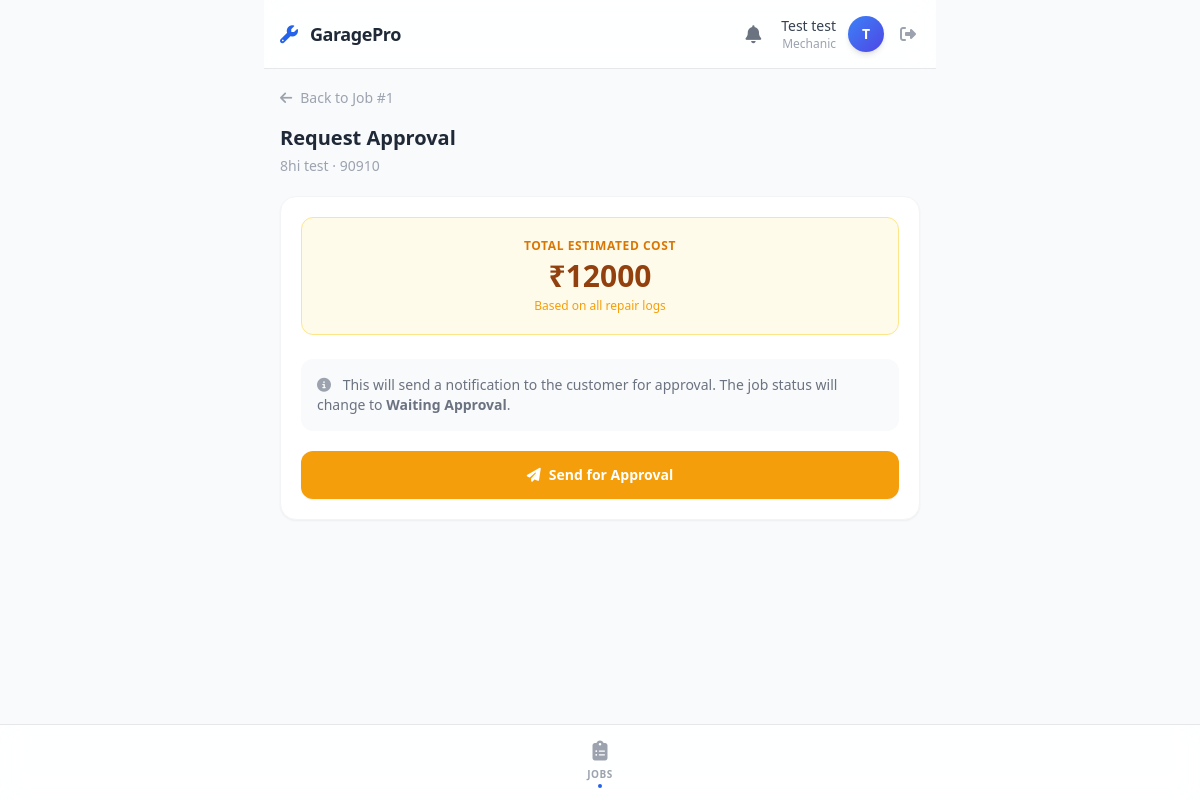
Screenshot of /mechanic/jobs/1/approval/ (signed in) with the database file from the repository.
### accounts/models.py (models this page shows, shortened)
class User(AbstractUser, TimeStampedModel):
    ROLE_CHOICES = [
        ('ADMIN', 'Admin'),
        ('MANAGER', 'Manager'),
        ('MECHANIC', 'Mechanic'),
        ('CUSTOMER', 'Customer'),
    ]
    role = models.CharField(max_length=20, choices=ROLE_CHOICES)
    phone = models.CharField(max_length=20, blank=True)

### jobs/models.py (models this page shows, shortened)
class ServiceJob(TimeStampedModel, SoftDeleteModel):
    STATUS_CHOICES = [
        ('RECEIVED', 'Received'),
        ('DIAGNOSING', 'Diagnosing'),
        ('WAITING_APPROVAL', 'Waiting Approval'),
        ('IN_PROGRESS', 'In Progress'),
        ('COMPLETED', 'Completed'),
        ('DELIVERED', 'Delivered'),
        ('CANCELLED', 'Cancelled'),
    ]
    vehicle = models.ForeignKey('customers.Vehicle', on_delete=models.CASCADE, related_name="jobs")
    assigned_mechanic = models.ForeignKey(
        settings.AUTH_USER_MODEL,
        on_delete=models.SET_NULL,
        null=True,
        limit_choices_to={'role': 'MECHANIC'}
    )
    status = models.CharField(max_length=30, choices=STATUS_CHOICES, default='RECEIVED')
    problem_description = models.TextField()
    estimated_completion = models.DateTimeField(null=True, blank=True)
    priority = models.IntegerField(default=1)
    completed_at = models.DateTimeField(null=True, blank=True)
    delivered_at = models.DateTimeField(null=True, blank=True)
    VALID_TRANSITIONS = {
        'RECEIVED': ['DIAGNOSING', 'CANCELLED'],
    'DIAGNOSING': ['WAITING_APPROVAL', 'CANCELLED'],
    'WAITING_APPROVAL': ['IN_PROGRESS', 'CANCELLED'],
    'IN_PROGRESS': ['COMPLETED', 'CANCELLED', 'WAITING_APPROVAL'],
    'COMPLETED': ['DELIVERED'],
    'DELIVERED': [],
    'CANCELLED': [],
}

### customers/models.py (models this page shows, shortened)
class Vehicle(TimeStampedModel, SoftDeleteModel):
    customer = models.ForeignKey(Customer, on_delete=models.CASCADE, related_name="vehicles")
    registration_number = models.CharField(max_length=50, unique=True, db_index=True)
    make = models.CharField(max_length=100)
    model = models.CharField(max_length=100)
    year = models.IntegerField()
    vin = models.CharField(max_length=100, blank=True)

### jobs/views.py (the view, shortened to what this page needs)
# urls.py: path('mechanic/jobs/<int:pk>/approval/', job_views.mechanic_request_approval, name='mechanic_request_approval'),
@mechanic_required
def mechanic_request_approval(request, pk):
    job = get_object_or_404(ServiceJob, pk=pk, assigned_mechanic=request.user)
    unapproved_repairs = job.repairs.filter(is_approved=False)
    if not unapproved_repairs.exists():
         messages.info(request, "All repairs are already approved.")
         return redirect('mechanic_job_detail', pk=pk)
    total_cost = sum(r.estimated_cost for r in unapproved_repairs)
    return render(request, 'mechanic/request_approval.html', {'job': job, 'total_cost': total_cost})

### notifications/context_processors.py (called while the page is built)
def user_notifications(request):
    if request.user.is_authenticated:
        unread_count = request.user.notifications.filter(is_read=False).count()
        latest_notifications = request.user.notifications.all()[:5]
        return {
            'unread_notifications_count': unread_count,
            'latest_notifications': latest_notifications
        }
    return {}

### templates/mechanic/request_approval.html (shortened to what this page needs)
{% extends 'base_app.html' %}
{% block nav_jobs %}bnav-active{% endblock %}
{% block content %}
<a href="{% url 'mechanic_job_detail' job.pk %}"
    class="inline-flex items-center text-sm text-gray-400 hover:text-blue-600 mb-4 transition">
    <i class="fas fa-arrow-left mr-2"></i>Back to Job #{{ job.id }}
</a>
<div class="mb-5">
    <h1 class="text-xl font-bold text-gray-800">Request Approval</h1>
    <p class="text-sm text-gray-400 mt-1">
        {{ job.vehicle.make }} {{ job.vehicle.model }} · {{job.vehicle.registration_number }}</p>
</div>
<div class="bg-white rounded-2xl shadow-sm border border-gray-100 p-5 animate-slide-up">
    <div class="bg-amber-50 border border-amber-200 rounded-xl p-5 mb-6 text-center">
        <div class="text-xs font-bold text-amber-600 uppercase tracking-wider mb-1">Total Estimated Cost</div>
        <div class="text-3xl font-bold text-amber-800">₹{{ total_cost|floatformat:0 }}</div>
        <div class="text-xs text-amber-500 mt-1">Based on all repair logs</div>
    </div>
    <div class="text-sm text-gray-500 mb-5 bg-gray-50 rounded-xl p-4">
        <i class="fas fa-info-circle text-gray-400 mr-2"></i>
        This will send a notification to the customer for approval. The job status will change to <strong>Waiting
            Approval</strong>.
    </div>
    <form method="post">
        <button type="submit"
            class="w-full bg-amber-500 text-white py-3.5 rounded-xl font-bold text-sm hover:bg-amber-600 transition shadow-sm">
            <i class="fas fa-paper-plane mr-2"></i>Send for Approval
        </button>
    </form>
</div>
{% endblock %}

### templates/base_app.html (shortened to what this page needs)
<!DOCTYPE html>
<html lang="en">
<head>
    <script src="https://cdn.tailwindcss.com"></script>
    <link rel="stylesheet" href="https://cdnjs.cloudflare.com/ajax/libs/font-awesome/6.4.0/css/all.min.css">
</head>
<body class="bg-gray-50 font-sans leading-normal tracking-normal">
    <div class="flex flex-col min-h-screen max-w-2xl mx-auto relative">
        <header class="glass-header sticky top-0 z-30 border-b border-gray-200">
            <div class="flex items-center justify-between px-4 py-3">
                <div class="flex items-center gap-3">
                    <i class="fas fa-wrench text-blue-600 text-lg"></i>
                    <span class="font-bold text-gray-800 text-lg tracking-tight">GaragePro</span>
                </div>
                <div class="flex items-center gap-3">
                    <a href="{% if user.role == 'CUSTOMER' %}{% url 'customer_reminders' %}{% else %}{% url 'notification_list' %}{% endif %}"
                        class="relative p-2 text-gray-500 hover:text-blue-600 transition">
                        <i class="fas fa-bell text-lg"></i>
                    </a>
                    <div class="text-right hidden sm:block">
                        <div class="text-sm font-medium text-gray-700">{{ user.get_full_name|default:user.username }}
                        </div>
                        <div class="text-xs text-gray-400">{{ user.role|default:""|lower|capfirst }}</div>
                    </div>
                    <div class="relative">
                        <div
                            class="w-9 h-9 rounded-full bg-gradient-to-br from-blue-500 to-indigo-600 flex items-center justify-center text-white font-bold text-sm shadow-md">
                            {{ user.username|make_list|first|upper }}
                        </div>
                    </div>
                    <form method="post" action="{% url 'logout' %}">
                        <button type="submit" class="text-gray-400 hover:text-red-500 transition p-1" title="Logout">
                            <i class="fas fa-sign-out-alt"></i>
                        </button>
                    </form>
                </div>
            </div>
        </header>
        <main class="flex-1 px-4 pt-4 pb-24 no-scrollbar overflow-y-auto">
            {% block content %}{% endblock %}
        </main>
        <nav class="fixed bottom-0 left-0 right-0 z-40 glass-header border-t border-gray-200">
            <div class="max-w-2xl mx-auto flex justify-around items-center py-2">
                {% if user.role == 'MECHANIC' %}
                <a href="{% url 'mechanic_jobs' %}"
                    class="flex flex-col items-center py-1 px-3 text-gray-400 hover:text-blue-600 transition {% block nav_jobs %}{% endblock %}">
                    <i class="fas fa-clipboard-list text-xl mb-0.5"></i>
                    <span class="text-[10px] font-semibold uppercase tracking-wider">Jobs</span>
                    <div class="bnav-dot w-1 h-1 rounded-full bg-blue-600 mt-0.5 opacity-0 transition"></div>
                </a>
                {% endif %}
            </div>
        </nav>
    </div>
</body>
</html>

### templates/base_app.html (style rules this page uses)
.no-scrollbar { -ms-overflow-style: none; scrollbar-width: none; }
.bnav-active { color: #2563EB; }
.bnav-active .bnav-dot { opacity: 1; }
.animate-slide-up { animation: slideUp 0.3s ease-out forwards; }
.animate-slide-up:nth-child(3) { animation-delay: 120ms; }
.glass-header { background: rgba(255, 255, 255, 0.85); backdrop-filter: blur(12px); -webkit-backdrop-filter: blur(12px); }

### rows the page displays
User: get_full_name "Test test", role "Mechanic", username|make_list "T"
ServiceJob: id "1", vehicle.make "8hi", vehicle.model "test", vehicle.registration_number "90910"

### other values shown
{{ total_cost|floatformat:0 }} "12000"
